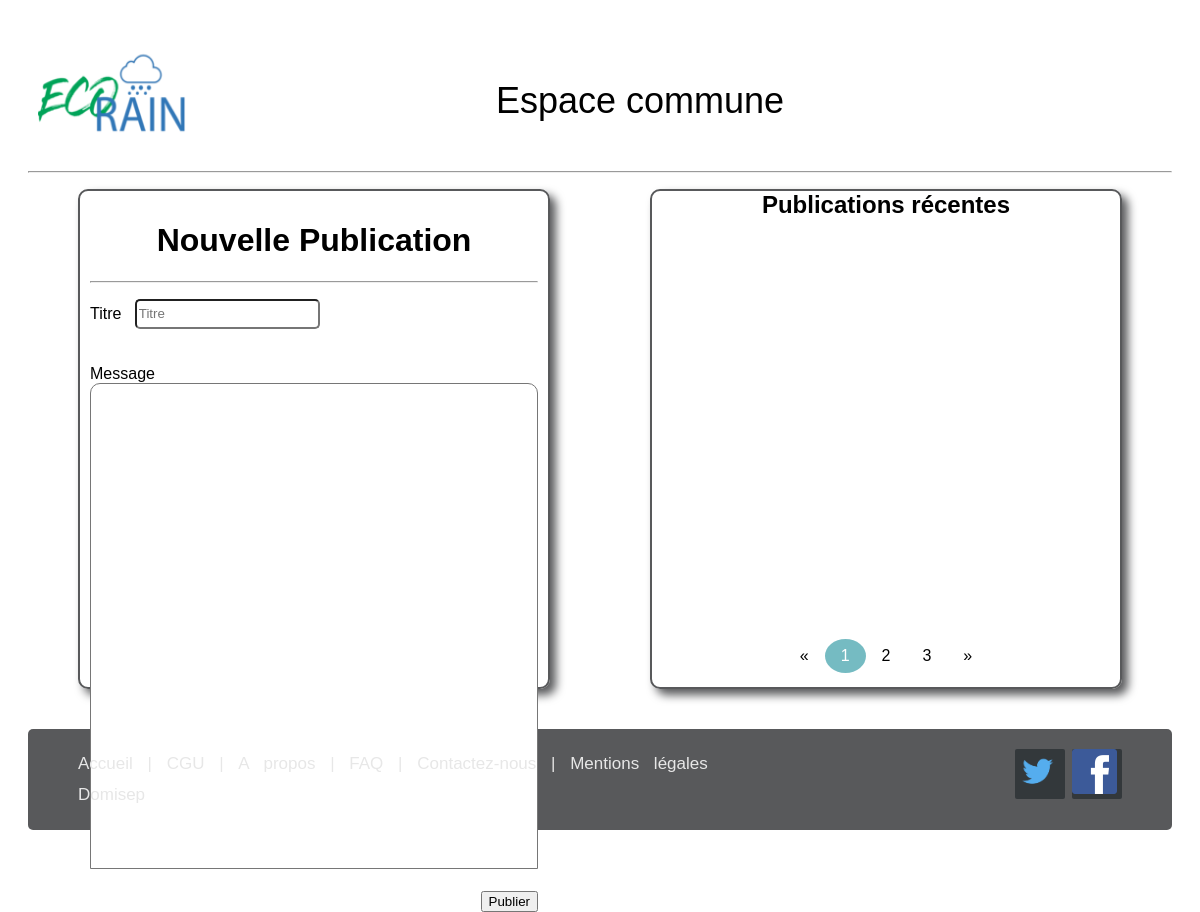
/controleurs/Mairie.php, run on an earlier commit of the app's database.
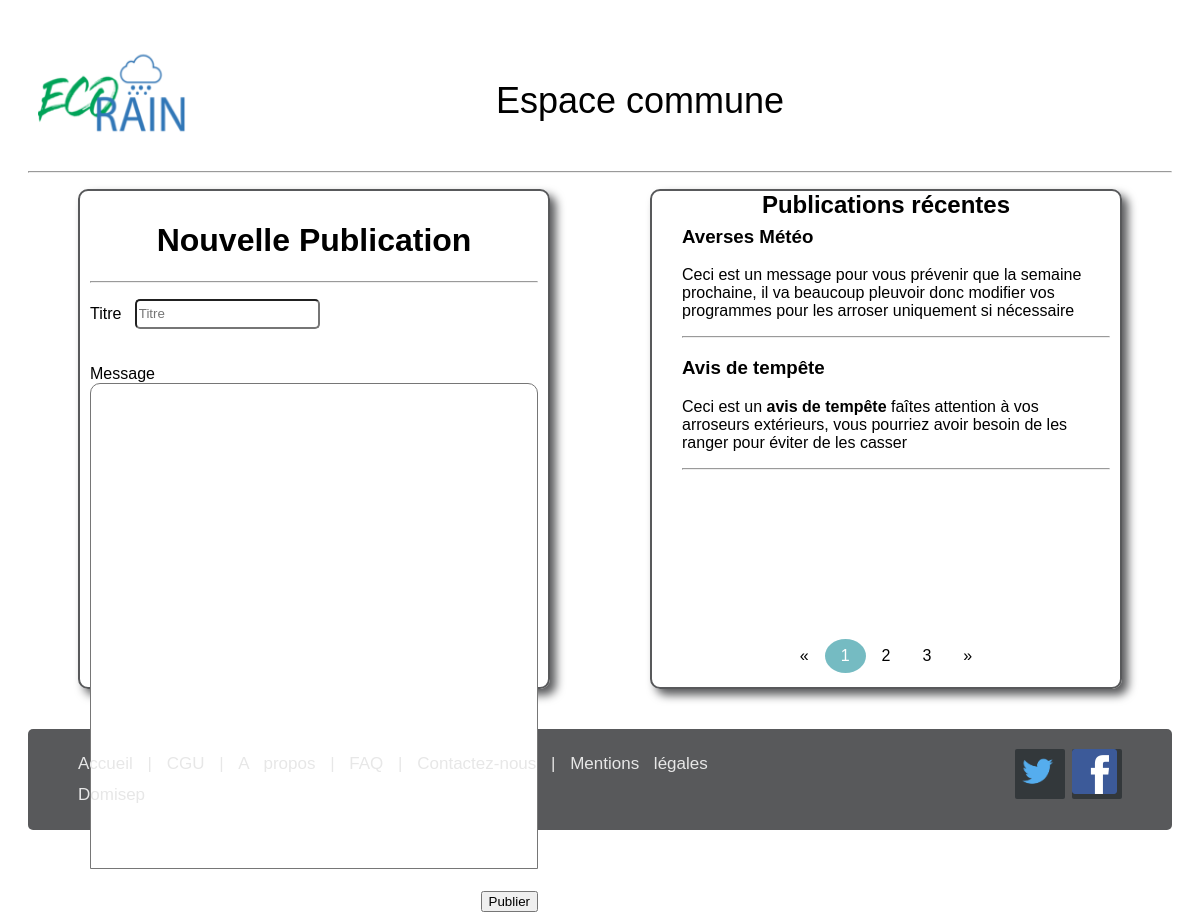
And on a later commit of the database.
### tables this page shows
CREATE TABLE IF NOT EXISTS `publication` (
                                             `id_pub`         int(11)      NOT NULL AUTO_INCREMENT,
                                             `titre_pub`      varchar(255) NOT NULL,
                                             `contenu_pub`    text         NOT NULL,
                                             `fichier_pub`    varchar(255) DEFAULT NULL,
                                             `date_envoi_pub` datetime     NOT NULL,
                                             `id_util`        int(11)      NOT NULL,
                                             PRIMARY KEY (`id_pub`),
                                             KEY `publication_utilisateur_id_util_fk` (`id_util`)
);

### modele/Database.php (called while the page is built, shortened)
<?php
class Database
{
    public function __construct()
    {
        try {
            $dataSourceName = "mysql:host=localhost;dbname=g2e;charset=utf8";
            $user           = "root";
            $password       = "";
            $options        = array(PDO::ATTR_ERRMODE => PDO::ERRMODE_EXCEPTION);
            $this->bdd      = new PDO($dataSourceName, $user, $password, $options);
        }
        catch (\Exception $e) {
            die('Erreur de connexion : ' . $e->getMessage());
        }
    }
}

### modele/Publication.php (called while the page is built, shortened)
<?php
require_once "Database.php";
class Publication extends Database
{
    public function getAllPublications(string $table)
    {
        return $this->bdd->query("SELECT * FROM " . $table);
    }
}

### vue/publication.php (the view, shortened to what this page needs)
<body>
<div class="ligne">
    <div class="col-gauche">
        <form action="index.php?cible=Mairie&fonction=ajouter-publication" method="post" accept-charset="UTF-8"
              enctype="multipart/form-data">
            <h1 class="centre">Nouvelle Publication</h1>
            <hr>
            <label for="titre">Titre &nbsp;</label>
            <input type="text" id="titre-publication" name="titre-publication" placeholder="Titre" required>
            <br><br><br>
            <label for="content-publication">Message</label>
            <textarea name="content-publication" id="content-publication" cols="30" rows="20"></textarea>
            <br><br>
            <div class="droite">
                <input type="submit" name="submit" value="Publier">
            </div>
        </form>
    </div>
    <div class="col-droite">
        <h2 class="centre recent-pub">Publications récentes</h2>
        <div class="publications">
            <?php $publication = new Publication();
            $allPublications   = $publication->getAllPublications($publication->tablePublication);
            foreach ($allPublications as $publication) { ?>
                <h3><?= $publication['titre_pub'] ?></h3>
                <?= $publication['contenu_pub'] ?>
                <hr>
            <?php } ?>
        </div>
        <div class="pub centre">
            <div class="footer-publication">
                <div class="pagination v-bas">
                    <a href="#">&laquo;</a>
                    <a href="#" class="active">1</a>
                    <a href="#">2</a>
                    <a href="#">3</a>
                    <a href="#">&raquo;</a>
                </div>
            </div>
        </div>
    </div>
</div>
</body>

### controleurs/Mairie.php (shortened to what this page needs)
<?php
require "modele/Publication.php";
if (!isset($_GET['fonction']) || empty($_GET['fonction'])) {
    $fonction = "accueil";
} else {
    $fonction = $_GET['fonction'];
}
switch ($fonction) {
    case "accueil":
        $head  = '<link rel="stylesheet" href="vue/css/publication.css">';
        $title = "Espace commune";
        $vue   = "publication";
        break;
}
if (isset($vue)) {
    include("vue/header.php");
    include("vue/" . $vue . ".php");
    include("vue/footer.php");
} elseif ($vue == null) {
} else {
    include("vue/header.php");
    include("vue/erreur404.php");
    include("vue/footer.php");
}

### vue/header.php (shortened to what this page needs)
<!DOCTYPE html>
<html lang="fr">
<head>
    <link rel="stylesheet" href="vue/css/style.css">
    <link rel="stylesheet" href="vue/css/base.css">
    <link rel="stylesheet" href="vue/css/notifications.css">
    <?php if (isset($head)) {
        echo $head;
    } ?>
</head>
<body>
<br>
<header class="space-between">
    <a href="index.php">
        <img class="logo" src="vue/images/logo_153x94.png" alt="ecorain">
    </a>
    <div class="v-centre">
        <?php if (isset($title)) {
            echo $title;
        } ?>
    </div>
    <?php if (isset($_SESSION['user_id']) && !empty($_SESSION['user_id'])) { ?>
        <div class="dropdown">
            <button class="button" onclick="toggleDropdown('user-dropdown')">
                <img class="img-compte" src="vue/images/compte.png" alt="compte"/>
                <br>
                <?php if (isset($_SESSION['user_name'])) {
                    echo $_SESSION['user_name'];
                } else {
                    echo "Votre compte";
                } ?>
            </button>
            <div id="user-dropdown" class="dropdown-content">
                <a href="index.php?cible=gestion&fonction=accueil">Paramètres</a>
                <a href="index.php?cible=utilisateurs&fonction=ticket">Tickets</a>
                <a href="index.php?cible=utilisateurs&fonction=logout">Déconnexion</a>
            </div>
        </div>
    <?php } else { ?>
        <div>&nbsp;&nbsp;&nbsp;&nbsp;&nbsp;&nbsp;&nbsp;</div>
    <?php } ?>
</header>
<hr>

### vue/footer.php (shortened to what this page needs)
<footer class="space-between">
    <div class="footer_gauche">
        <p class="footer_liens">
            <a href="index.php" title="Accueil">Accueil</a> |
            <a href="" title="CGU">CGU</a> |
            <a href="" title="A Propos">A propos</a> |
            <a href="index.php?cible=utilisateurs&fonction=faq" title="FAQ">FAQ</a> |
            <a href="" title="Contactez-nous">Contactez-nous</a> |
            <a href="">Mentions légales</a>
        </p>
        <p>Domisep</p>
    </div>
    <div class="footer_droit">
        <a href=""><img class="img-footer" src="vue/images/twitter.png" alt="twitter"></a>
        <a href=""><img class="img-footer" src="vue/images/facebook.png" alt="facebook"></a>
    </div>
</footer>
</body>
</html>

### vue/css/style.css (style rules this page uses)
:root { --gris-noir : rgb(88, 89, 91); --gris-clair : rgb(231, 231, 231); --bleu-clair : rgb(117, 187, 194); --bleu-fonce : rgb(62, 102, 108); --vert : rgb(133, 195, 140); --red : #f44336; --blanc : #fff; --noir : #000; --radius : 10px; --input-radius : 5px; --padding : 15px; }
* { box-sizing : border-box; font-family : Trebuchet, Arial, sans-serif; }
body { padding : 20px; }
hr { display : block; margin : 1em auto; border : 1px inset; }
a { text-decoration : none; }
b, .b, .strong { font-weight : bolder; }
.ligne { display : flex; flex-flow : row wrap; justify-content : center; width : 100%; }
.col-gauche, .col-droite { flex : 1 1 40%; padding : 10px; height : 500px; margin : 0 50px 40px; border-radius : var(--radius); border : 2px solid var(--gris-noir); box-shadow : 6px 6px 10px var(--gris-noir); }
.centre { display : flex; justify-content : center; }
.droite { display : flex; justify-content : flex-end; }
.space-between { display : flex; justify-content : space-between; }
.v-centre { display : flex; align-items : center; }
.v-bas { display : flex; align-items : flex-end; }
textarea { border-top-left-radius : var(--radius); border-top-right-radius : var(--radius); resize : none; font-size : 1.3em; width : 100%; }
input[type=text], input[type=number], input[type=password], input[type=email], input[type=datetime-local], input[type=date] { border-radius : var(--input-radius); height : 30px; }
.active { background-color : var(--bleu-clair) !important; }

### vue/css/base.css (style rules this page uses)
header { padding : 0 10px; font-size : 3vw; }
footer { display : flex; border-radius : 5px; background-color : #58595b; width : 100%; padding : 20px 50px; line-height : 2; text-align : left; }
.footer_gauche p { font-size : 17px; margin : 0; line-height : 1.8; color : rgb(231, 231, 231); word-spacing : 10px; }
.footer_liens a { display : inline-flex; color : rgb(231, 231, 231); }
footer .footer_droit a { display : inline-flex; width : 50px; height : 50px; background-color : #33383b; border-radius : 2px; margin-left : 3px; }
.img-footer { width : 45px; height : 45px; }
.logo { width : 150px; height : 100px; }

### vue/css/publication.css (style rules this page uses)
.pagination { display : inline-block; }
.pagination > a { color : var(--noir); float : left; padding : 8px 16px; text-decoration : none; }
.pagination > a.active { background-color : var(--vert); color : var(--blanc); border-radius : 100%; }
.recent-pub { position : sticky; margin-top : -10px; background-color : var(--blanc); }
.pub { position : relative; }
.publications { padding-left : 20px; padding-top : 20px; margin-top : -52px; height : inherit; overflow-y : auto; }
.footer-publication { position : absolute; bottom : 10px; background-color : var(--blanc); }

What changed in the data, as far as the page shows it:
added publication: titre_pub "Averses Météo", contenu_pub "Ceci est un message pour vous prévenir que la semaine prochaine, il va beaucoup pleuvoir donc modifier vos programmes pour les arroser uniquement si nécessaire"
added publication: titre_pub "Avis de tempête", contenu_pub "Ceci est un avis de tempête faîtes attention à vos arroseurs extérieurs, vous pourriez avoir besoin de les ranger pour éviter de les casser"
